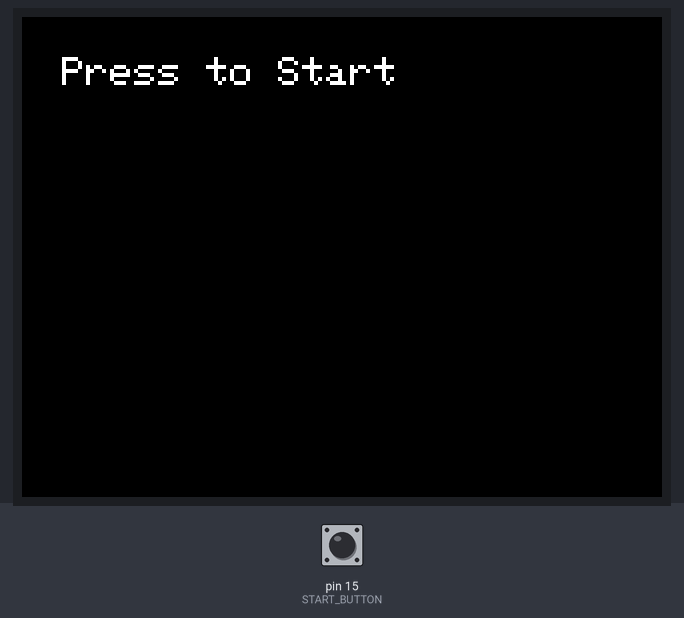
The sketch below on a simulated Arduino Mega 2560, built for the host (arithmetic inside an expression is 32-bit, double 64-bit). Shown: 320×240 colour display. Inputs (shaded band) come from the test bench; at power-on: pin 15 (START_BUTTON) HIGH. Random numbers use the default seed unless the sketch sets one; what the sketch prints to the serial monitor is not drawn.

Above: at 1.5 s.
1.6 s: pin 15 (START_BUTTON) pulled LOW for 0.15 s
At 2.2 s:
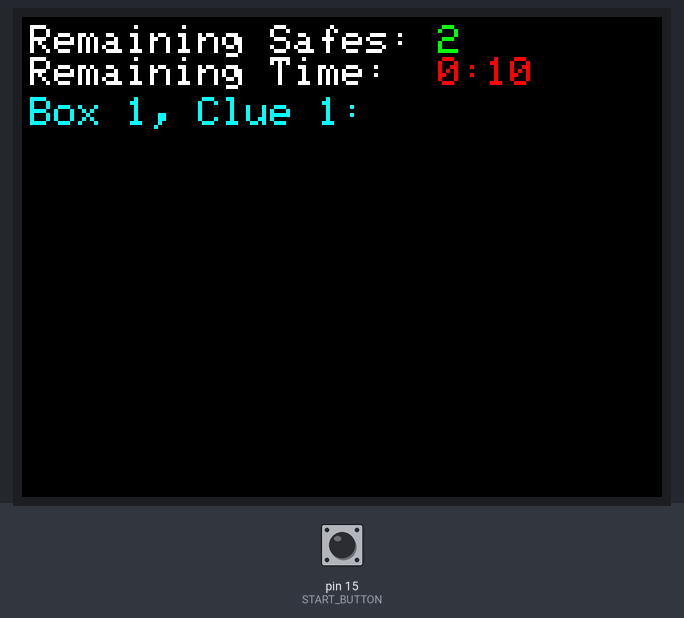
At 12.2 s:
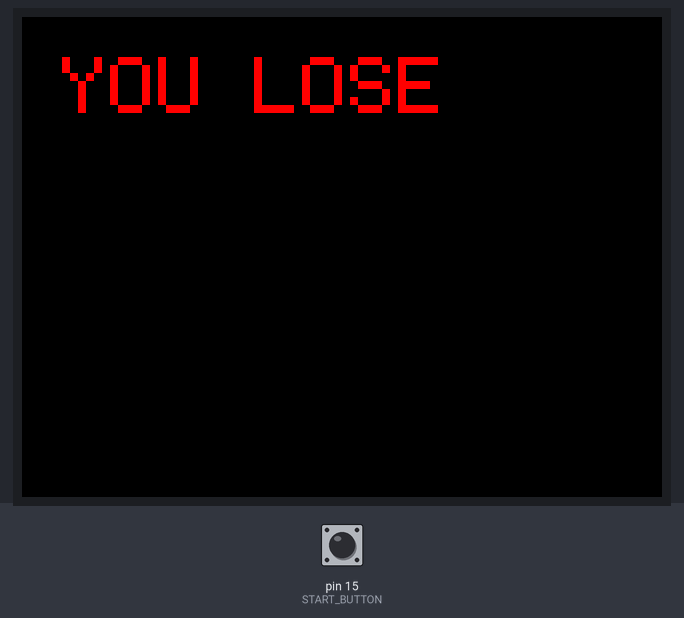
Timing chart, 0 to 13.7 s (numbered marks = the images above; inputs shaded):
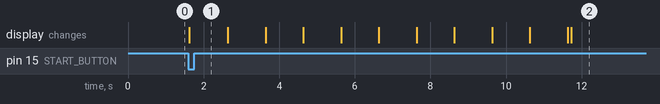

The sketch:

sketch_clues_display.ino
```cpp
#include "SPI.h"
#include "Adafruit_GFX.h"
#include "Adafruit_ILI9341.h"

// pin definitions as wired by my lazy ass
#define TFT_DC 22
#define TFT_CS 21
#define TFT_MOSI 23
#define TFT_CLK 18
#define TFT_RST 0
#define TFT_MISO 19

#define START_BUTTON 15

Adafruit_ILI9341 tft = Adafruit_ILI9341(TFT_CS, TFT_DC, TFT_MOSI, TFT_CLK, TFT_RST, TFT_MISO);

// define colors
#define BLACK    0x0000
#define BLUE     0x001F
#define RED      0xF800
#define GREEN    0x07E0
#define CYAN     0x07FF
#define MAGENTA  0xF81F
#define YELLOW   0xFFE0
#define WHITE    0xFFFF

// game parameters
#define TOTAL_TIME 10 // seconds
#define TOTAL_BOXES 5
#define NUM_BOXES 4 // total boxes required per team
#define TOTAL_CLUES 2 // number of clues possible per box
#define NUM_CLUES 1 // number of clues implemented in game
#define TOTAL_HINTS 1 // number of hints possible per box
#define NUM_HINTS 1 // number of hints implemented in game

// clues
static const String clues_array[TOTAL_BOXES][TOTAL_CLUES] PROGMEM = {
  {"Box 1, Clue 1: ", "Box 1, Clue 2: "},
  {"Box 2, Clue 1: ", "Box 2, Clue 2: "},
  {"Box 3, Clue 1: ", "Box 3, Clue 2: "},
  {"Box 4, Clue 1: ", "Box 4, Clue 2: "},
  {"Box 5, Clue 1: ", "Box 5, Clue 2: "}
};

// hints
static const String hints_array[TOTAL_BOXES][TOTAL_HINTS] PROGMEM = {
  {"Box 1, Hint 1: "},
  {"Box 2, Hint 1: "},
  {"Box 3, Hint 1: "},
  {"Box 4, Hint 1: "},
  {"Box 5, Hint 1: "}
};

static int current_box_num; // tracking latest unlocked box
static bool show_hint;
static int box_nums[NUM_BOXES]; // randomly selected box numbers, alternating teams
static int clue_nums[NUM_BOXES][NUM_CLUES]; // randomly selected clue numbers
static int hint_nums[NUM_BOXES][NUM_HINTS]; // randomly selected hint numbers
static String chosen_clues[NUM_BOXES][NUM_CLUES];
static String chosen_hints[NUM_BOXES][NUM_HINTS];

void generate_boxes(int *arr, int length, int range);
void generate_clues(int arr[][NUM_CLUES], int length, int range);
void generate_hints(int arr[][NUM_HINTS], int length, int range);

void check_start();
void check_lose();
void start_game();
void update_display();
void clear_screen();

static unsigned long remaining_time;
static unsigned long start_time;
static unsigned long elapsed_time;
static bool start;

// setup code
void setup() {
  Serial.begin(9600);
  Serial.println("Hello World");

  current_box_num = 0;
  show_hint = false;
  remaining_time = TOTAL_TIME;
  elapsed_time = 0;
  start = false;

  tft.begin();
  tft.setRotation(1);
  clear_screen();

  generate_boxes(box_nums, NUM_BOXES, TOTAL_BOXES);   // select boxes to put in play
  generate_clues(clue_nums, NUM_BOXES, TOTAL_CLUES);
  generate_hints(hint_nums, NUM_BOXES, TOTAL_HINTS);

  for (int i = 0; i < NUM_BOXES; i++)
    for (int j = 0; j < NUM_CLUES; j++)
    {
      chosen_clues[i][j] = clues_array[i][clue_nums[i][j]];
      Serial.println(chosen_clues[i][j]);
    }

  for (int i = 0; i < NUM_BOXES; i++)
    for (int j = 0; j < NUM_HINTS; j++)
    {
      chosen_hints[i][j] = hints_array[i][hint_nums[i][j]];
      Serial.println(chosen_hints[i][j]);
    }

  tft.setCursor(20, 20);
  tft.setTextSize(2);
  tft.setTextColor(WHITE, BLACK);
  tft.println("Press to Start");
}

void loop() {
  check_start();

  if (start)
  {
    check_lose();
    if (TOTAL_TIME - (millis()-start_time)/1000 <= remaining_time)
    {
      remaining_time = TOTAL_TIME - (millis()-start_time)/1000;
      update_display();
    }
  }
  else
    return;

  // at game end: elapsed_time = millis() - start_time;
}

void check_start() {
  if (digitalRead(START_BUTTON) == LOW && !start)
    start_game();
}

void check_lose() {
  if (remaining_time <= 0)
  {
    start = false;
    remaining_time = TOTAL_TIME;
    clear_screen();
    tft.setCursor(20, 20);
    tft.setTextSize(4);
    tft.setTextColor(RED, BLACK);
    tft.println("YOU LOSE");
    delay(10000);
    setup();
  }
}

void start_game() {
  start_time = millis();
  start = true;
}

// display text
void update_display() {
  tft.setCursor(4,4);
  tft.setTextColor(WHITE, BLACK);
  tft.setTextSize(2);
  tft.print("Remaining Safes: ");
  tft.setTextColor(GREEN, BLACK);
  tft.println(NUM_BOXES/2 - current_box_num);
  tft.setCursor(4, 20);
  tft.setTextColor(WHITE, BLACK);
  tft.print("Remaining Time: ");
  if (remaining_time < 600)
    tft.print(" ");
  if (remaining_time < 120)
    tft.setTextColor(RED, BLACK);
  tft.print(remaining_time/60);
  tft.print(":");
  if (remaining_time < 10)
    tft.print("0");
  tft.println(remaining_time%60);

  tft.setTextWrap(true);
  tft.setTextColor(CYAN, BLACK);
  tft.setTextSize(2);
  tft.setCursor(4, 40);
  for (int i = 0; i < NUM_CLUES; i++)
    tft.println(chosen_clues[current_box_num][i]);

  if (show_hint)
    for (int i = 0; i < NUM_HINTS; i++)
      tft.println(chosen_hints[current_box_num][i]);
}

// draws full black screen
void clear_screen() {
  tft.fillScreen(BLACK);
}

// generate random array
void generate_boxes(int *arr, int length, int range) {
  for (int i = 0; i < length; i++) {
    int randomNumber;
    bool isUnique;

    do {
      isUnique = true;
      randomNumber = random(range);
      for (int j = 0; j < i; j++) {
        if (arr[j] == randomNumber) {
          isUnique = false;
          break;
        }
      }
    } while (!isUnique);

    arr[i] = randomNumber;
  }
}

void generate_clues(int arr[][NUM_CLUES], int length, int range) {
  for (int i = 0; i < length; i++) {
    for (int j = 0; j < NUM_CLUES; j++) {
      int randomNumber;
      bool isUnique;

      do {
        isUnique = true;
        randomNumber = random(range);
        for (int k = 0; k < j; k++) {
          if (arr[i][k] == randomNumber) {
            isUnique = false;
            break;
          }
        }
      } while (!isUnique);

      arr[i][j] = randomNumber;
    }
  }
}

void generate_hints(int arr[][NUM_HINTS], int length, int range) {
  for (int i = 0; i < length; i++) {
    for (int j = 0; j < NUM_HINTS; j++) {
      int randomNumber;
      bool isUnique;

      do {
        isUnique = true;
        randomNumber = random(range);
        for (int k = 0; k < j; k++) {
          if (arr[i][k] == randomNumber) {
            isUnique = false;
            break;
          }
        }
      } while (!isUnique);

      arr[i][j] = randomNumber;
    }
  }
}

void advance_stage() {
  current_box_num ++;
}
```

Measured:
- after the input at 1.6 s, the display: changes at once (image 1)
